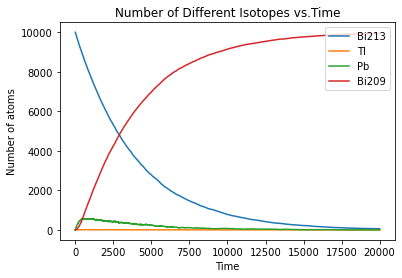

Recreate this plot in Python.
from random import random
import numpy as np
import matplotlib.pyplot as plt
NBi_1=10000
NTi = 0
NPb = 0
NBi_2 = 0

h = 1.0
p_Pb = 1-2**(-h/(3.3*60))
p_Ti = 1-2**(-h/(2.2*60))
p_Bi1 = 1-2**(-h/(46*60))

tmax = 20000
tpoints =np.arange(0.0,tmax,h)
Bi_1points = []
Tipoints = []
Pbpoints = []
Bi_2points = []

for t in tpoints:
  Bi_1points.append(NBi_1)
  Tipoints.append(NTi)
  Pbpoints.append(NPb)
  Bi_2points.append(NBi_2)
  decay_Pb = 0
  decay_Ti = 0
  decay_Bi_Ti = 0
  decay_Bi_Pb = 0
  for i in range(NPb):
    if random()<p_Pb:
      decay_Pb += 1
  for i in range(NTi):
    if random()<p_Ti:
      decay_Ti += 1
  for i in range(NBi_1):
    if random()<p_Bi1:
        if random()<0.0209:
          decay_Bi_Ti += 1
        else:
          decay_Bi_Pb += 1

  NBi_2+=decay_Pb
  NPb -= decay_Pb

  NPb += decay_Ti
  NTi -= decay_Ti

  NPb += decay_Bi_Pb
  NTi += decay_Bi_Ti
  NBi_1-=decay_Bi_Ti
  NBi_1-=decay_Bi_Pb



plt.plot(tpoints, Bi_1points)
plt.plot(tpoints, Tipoints)
plt.plot(tpoints, Pbpoints)
plt.plot(tpoints, Bi_2points)
plt.title("Number of Different Isotopes vs.Time")
plt.xlabel("Time")
plt.ylabel("Number of atoms")
plt.legend(["Bi213", "Tl", "Pb", "Bi209"], loc = "upper right")
plt.show()
